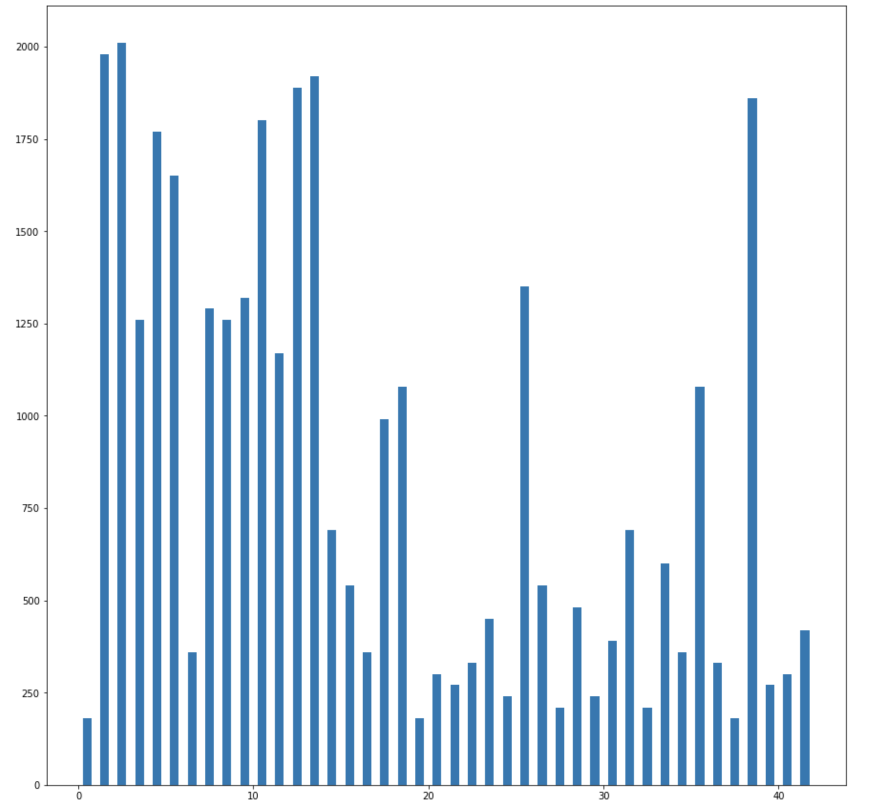
#> input picture images/histogram.png, 1742 x 1616 px, given in place of images.jpeg, which was not available (shown at 1/2 size)
$ jupyter execute --allow-errors Traffic_Sign_Classifier.ipynb   (shell and % lines are left out)   (text cells are left out)
#> lines starting #> are read from the running program, lines starting #| are printed output that depends on the picture; pictures that were not available may be replaced by others from this repository, and a replacement may not be noted
[cell 1]
# Load pickled data
import pickle

# TODO: Fill this in based on where you saved the training and testing data

training_file = './traffic-signs-data/train.p'
validation_file='./traffic-signs-data/valid.p'
testing_file = './traffic-signs-data/test.p'

#> (the rest of this cell did not finish here and is left out)

[cell 2]
### Replace each question mark with the appropriate value.
### Use python, pandas or numpy methods rather than hard coding the results
import numpy as np
# TODO: Number of training examples
#> (the rest of this cell did not finish here and is left out)

[cell 3]
### Data exploration visualization code goes here.
### Feel free to use as many code cells as needed.
import matplotlib.pyplot as plt
# Visualizations will be shown in the notebook.

#> (a cell that did not finish here is left out)

[cell 5]
# [12 lines left out: function display_image_and_labels, not called in this run]

#> (the rest of this cell did not finish here and is left out)

[cell 6]
bin_sequence = [i for i in range(43)]
plt.figure(figsize = (15,15))
#> (the rest of this cell did not finish here and is left out)

[cell 7]
### Preprocess the data here. It is required to normalize the data. Other preprocessing steps could include
### converting to grayscale, etc.
### Feel free to use as many code cells as needed.
#print(X_train[0][0])
#There are images too dark, appplying the equalize hist function to the images
import cv2

def preprocess(x):
    images = []
    for i in range(x.shape[0]):
        #plt.imshow(x[i])
        img = x[i]
        ycrcb = cv2.cvtColor(img,cv2.COLOR_RGB2YCR_CB)
        channels = cv2.split(ycrcb)
        #print(img.shape)
        cv2.equalizeHist(channels[0], channels[0])
        cv2.merge(channels, ycrcb)
        cv2.cvtColor(ycrcb, cv2.COLOR_YCR_CB2RGB, img)
        #img = img[:, np.newaxis]
        #print(img.shape)
        #plt.imshow(img)
        images.append(img)
        #print(i)
    images = np.array(images)
    images = np.int32(images)
    iamges = (images - 128) / 128
    #print(images.shape)
    return images
#> (the rest of this cell did not finish here and is left out)

[cell 8]
### Define your architecture here.
### Feel free to use as many code cells as needed.
import tensorflow as tf
from tensorflow.contrib.layers import flatten

# [56 lines left out: function LiuNet, not called in this run]

#> (a cell that did not finish here is left out)

[cell 10]
# training pipeline
rate = 0.001

#> (the rest of this cell did not finish here and is left out)

#> (a cell that did not finish here is left out)

[cell 12]
# train the model

from sklearn.utils import shuffle
import time

EPOCHS = 2000
BATCH_SIZE = 3000
train_accuracy_list = []
validation_accuracy_list = []
#> (the rest of this cell did not finish here and is left out)

[cell 13]
x_axis = np.array([i for i in range(EPOCHS)])
#print(x_axis)
#> (the rest of this cell did not finish here and is left out)

[cell 14]
# Load the images and plot them here.
### Feel free to use as many code cells as needed.
import matplotlib.image as mpimg


img_1 = mpimg.imread('./images/images.jpeg')
#> img_1 is the input picture: shape (1616, 1742, 4) float32; mean R, G, B, A 0.875, 0.914, 0.946, 1
img_2 = mpimg.imread('./images/images-2.jpg')
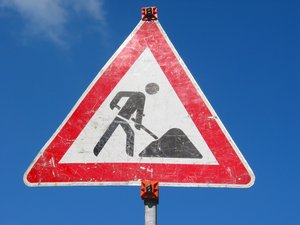
#> input picture images/images-2.jpg, 300 x 225 px
#> img_2 is the input picture: shape (225, 300, 3); mean R, G, B 94.3, 110.4, 157.2
img_3 = mpimg.imread('./images/images-3.jpg')
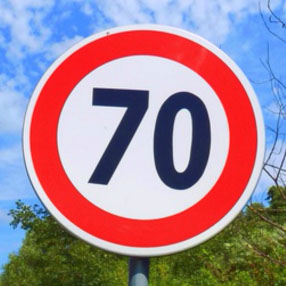
#> input picture images/images-3.jpg, 286 x 286 px
#> img_3 is the input picture: shape (286, 286, 3); mean R, G, B 162.5, 134.5, 148.3
img_4 = mpimg.imread('./images/images-4.jpeg')
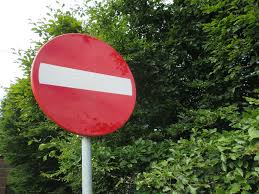
#> input picture images/images-4.jpeg, 259 x 194 px
#> img_4 is the input picture: shape (194, 259, 3); mean R, G, B 96, 91.3, 67.6
img_5 = mpimg.imread('./images/images-5.jpg')
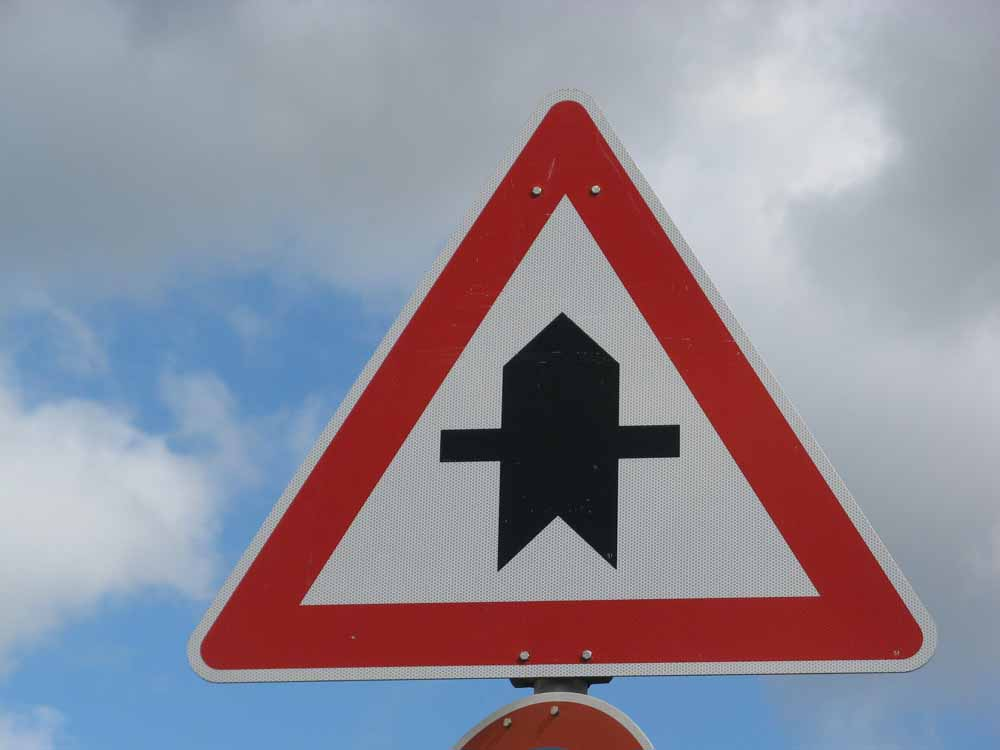
#> input picture images/images-5.jpg, 1000 x 750 px
#> img_5 is the input picture: shape (750, 1000, 3); mean R, G, B 144.6, 140.2, 153.4
images = [img_1, img_2, img_3, img_4, img_5]
def show_img(images):
    plt.figure(figsize = (32, 32))
    i = 1
    for img in images:
        plt.subplot(8, 8, i)
        plt.axis('off')
        plt.title('Image {}'.format(i))
        i += 1
        _ = plt.imshow(img)
#> this loop made 5 passes
#> after the loop, i = 6
#plt.imshow(cv2.cvtColor(img, cv2.COLOR_BGR2RGB))
    plt.show()

show_img(images)

[cell 15]
### Run the predictions here and use the model to output the prediction for each image.
### Make sure to pre-process the images with the same pre-processing pipeline used earlier.
### Feel free to use as many code cells as needed.

#First we have to resize the images to (32, 32, 3)
import skimage
images32 = [skimage.transform.resize(image, (32, 32)) for image in images]
#> images32 = 5 items

#print(type(images32))
images32_int = []
for image in images32:
    #print(image.dtype)
    image = np.array(image)
    #print(np.max(image))
    #print(np.min(image))
    #image = image / np.max(image)
    image = image * 255
    image = np.uint8(image)
    images32_int.append(image)
#> this loop made 5 passes
#> pass 1, `image = np.array(image)`:
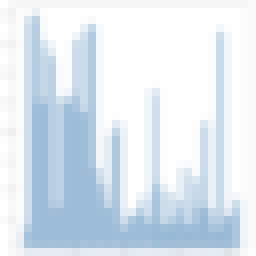
#> image: shape (32, 32, 4) float32 (shown 8 times larger); mean of channels 0, 1, 2, 3 0.871, 0.911, 0.946, 1; drawn as R, G, B
#> pass 2, `image = np.array(image)`:
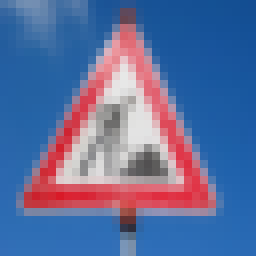
#> image: shape (32, 32, 3) float64 (shown 8 times larger); mean of channels 0, 1, 2 0.37, 0.433, 0.617; drawn as R, G, B
#> after the loop, images32_int = 5 items

show_img(images32_int)
#> the loop in show_img (call 2), `for img in images:` made 5 passes
#> after the loop in show_img (call 2), `for img in images:`: i = 6
#> in show_img (call 2), `plt.show()`:
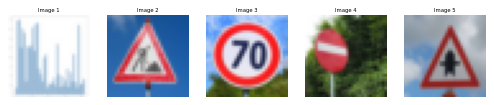
#> figure drawn by matplotlib, 5 panels

#> (a cell that did not finish here is left out)

[cell 17]
for image in images32_int:
    print(image.shape, image.min(), image.max())
#> after the loop in preprocess, `for i in range(x.shape[0]):`: images = []
